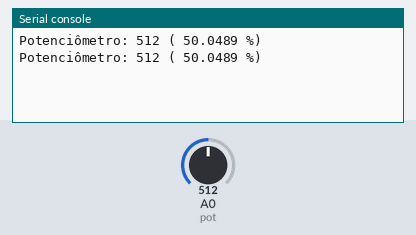
A program run on a simulated ESP8266 board running MicroPython. Parts: the last lines printed to the serial console. Inputs (shaded band) come from the test bench; at power-on: A0 (pot) = 512 (analog values on the 0–1023 scale).

Above: at 1.2 s.
1.3 s: A0 (pot) set to 716
At 2.6 s:
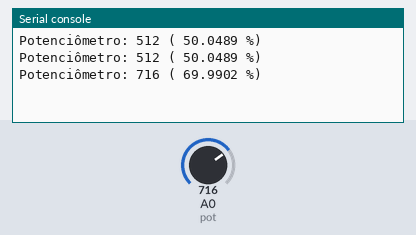
2.8 s: A0 (pot) set to 900
At 3.8 s:
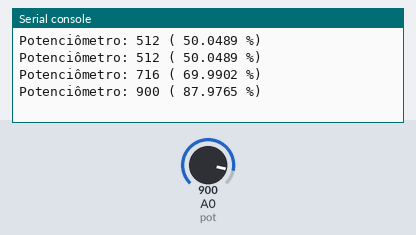
Timing chart, 0 to 5.8 s (numbered marks = the images above; inputs shaded):
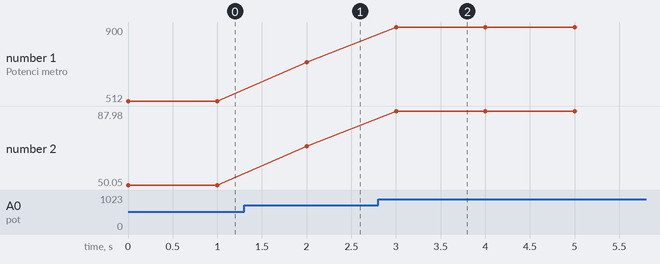

Measured:
- after the input at 1.3 s, the serial console: prints a new line after 0.70 s (image 1)
- after the input at 2.8 s, the serial console: prints a new line after 0.20 s (image 2)
- plotted number 1: 512 → 716 after the input at 1.3 s, 716 → 900 after the input at 2.8 s
- plotted number 2: 50.05 → 69.99 after the input at 1.3 s, 69.99 → 87.98 after the input at 2.8 s

The program:

07_ADC_pot.py
```python
#
# Oficina de Computação Física
# Prof. Peter Jandl Jr
#
# 07_ADC_pot.py
# Leitura analógica de um potenciômetro, com exibição do
# valor no console.
#
from machine import Pin, ADC
from time import sleep

# potenciômetro conectado ao pino 1 (ADC0)
pot = ADC(0)
try:
    while True:
        valor = pot.read()
        valor_p = 100 * (valor / 1023)
        print('Potenciômetro:', valor, '(', round(valor_p, 4), '%)')
        sleep(1.0)
except KeyboardInterrupt:
    print('Programa finalizado')
```
